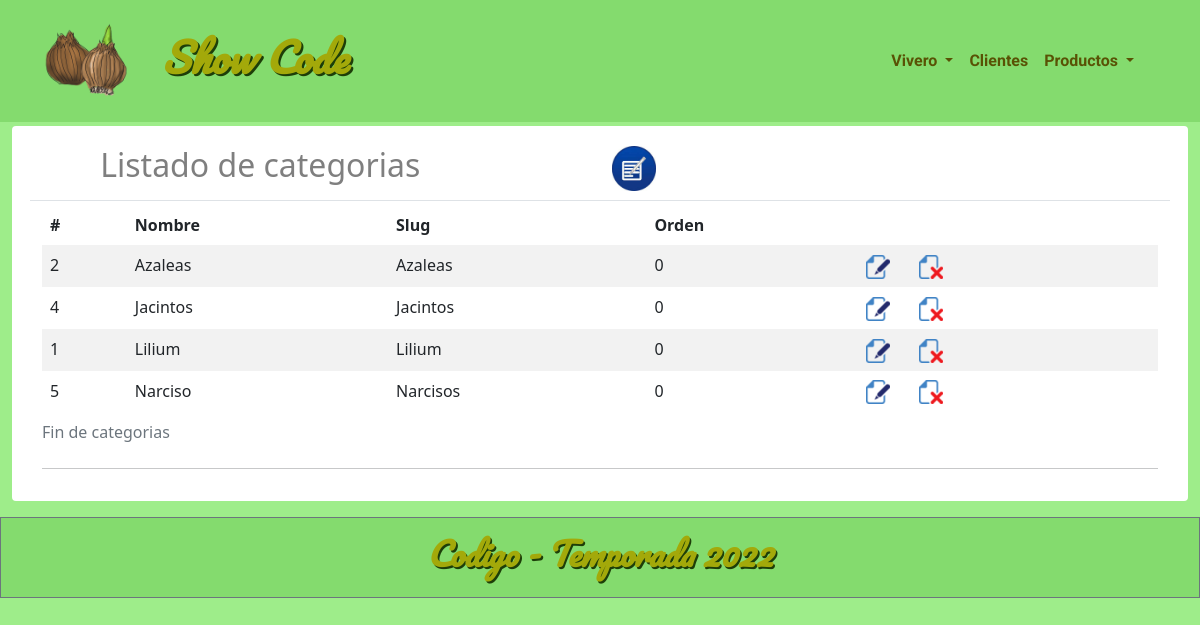
The app's page /list_categoria/ with its own data.
### appProduct/models.py (models this page shows, shortened)
class Categoria(models.Model):
        categoria=models.CharField(max_length=25, unique=True)
        slug = models.SlugField(max_length=255)
        orden = models.IntegerField(default=0)
        class Meta():
            ordering = ['categoria']

### appProduct/views.py (the view)
# urls.py: path('list_categoria/',       views.list_categoria,     name='list_categoria'),
def list_categoria(request):
    categorias=Categoria.objects.all()
    data = {'categorias' : categorias}
    return render(request, 'appProduct/categorias/list.html', data)

### appProduct/context_processors.py (called while the page is built)
def menu_categorias(request):
    categorias  = Categoria.objects.all()
    return {'menu_categorias': categorias}

### templates/appProduct/categorias/list.html (shortened to what this page needs)
{% extends '../../base.html' %}
{% load static %}
{% block content %}
<div class="card mt-1 border-0">
  <div class="card-body">
    <div class="container text-left text-black-50 mt-1 mb-1 border-bottom">
      <div class="row">
        <div class="col">
          <h2>
            <blockquote>&nbsp;&nbsp;&nbsp;&nbsp;&nbsp;&nbsp; Listado de categorias</blockquote>
          </h2>
        </div>
        <div class="col">
          <a href="{% url 'appProduct:add_categoria' %}">
            <img title="Crear"
             src="{% static '/images/iconos/edit.jpg' %}" alt="Crear" height="45" width="" /></a>
        </div>
      </div>
    </div>
    <div class="container table-responsive">
      <table class="table table-striped table-borderless table-hover">
        <caption>Fin de categorias</caption>
        <thead>
          <tr>
            <th scope="col">#</th>
            <th scope="col">Nombre</th>
            <th scope="col">Slug</th>
            <th scope="col">Orden</th>
          </tr>
        </thead>
        <tbody>
          {% for categoria in categorias %}
          <tr>
            <td>{{ categoria.id }}</td>
            <td>{{ categoria.categoria | title }}</td>
            <td>{{ categoria.slug }}</td>
            <td>{{ categoria.orden }}</td>
            <td>
              <div>
                <a href="{% url 'appProduct:mod_categoria' categoria.id %}">
                  <img title="Modificar" src="{% static 'images/iconos/pyedit24.png' %}" alt="Modificar" /></a>
                <a href="#" onclick="delCategoria({{ categoria.id }})">
                  <img title="Eliminar" src="{% static 'images/iconos/pydelete24.png' %}" alt="Eliminar" /></a>
              </div>
            </td>
          </tr>
          {% endfor %}
        </tbody>
      </table>
      <hr>
    </div>
  </div>
</div>
{% endblock %}

### static/css/mystyle.css (style rules this page uses)
body { background-color: hwb(108 54% 7%); }

### records on screen
Categoria: id "2", categoria "Azaleas", slug "Azaleas", orden "0"
Categoria: id "4", categoria "Jacintos", slug "Jacintos", orden "0"
Categoria: id "1", categoria "Lilium", slug "Lilium", orden "0"
Categoria: id "5", categoria "Narciso", slug "Narcisos", orden "0"
